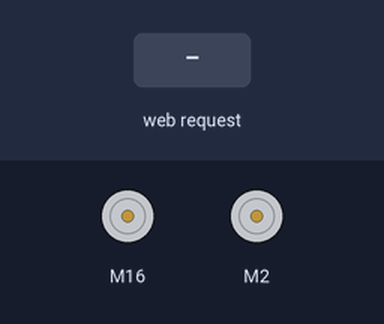
A sketch run on a simulated ESP32. Parts: 2 × DC motor (green arrow = forward, orange = backward, longer = faster). The inputs (shaded band) are chosen by the test bench. WiFi joins after 1.5 s; servers stay silent unless stated; what the sketch prints to the serial monitor is not drawn.

Above: at 3.2 s.
3.3 s: HTTP request GET /joystick?x=1 received
At 3.8 s:
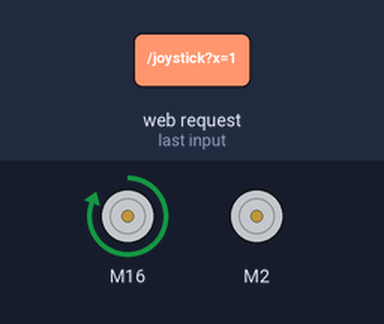
4.8 s: HTTP request GET /joystick?y=1 received
At 6.0 s:
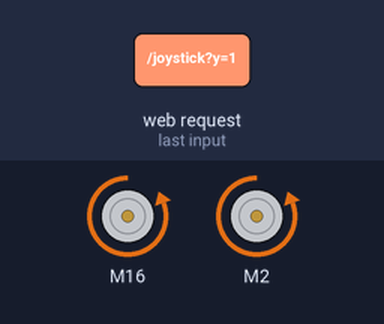
6.3 s: HTTP request GET /joystick?x=1&y=1 received
At 7.3 s:
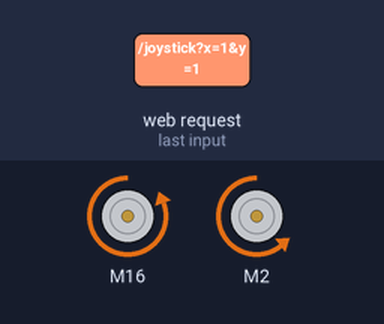
7.8 s: HTTP request GET /joystick received
At 8.4 s:
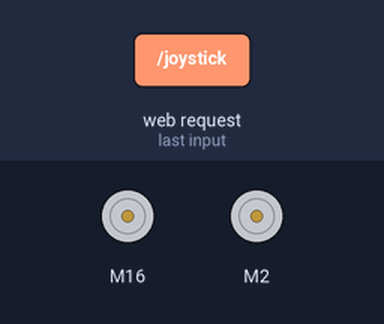
9.3 s: HTTP request GET /joystick?x=120 received
At 9.6 s:
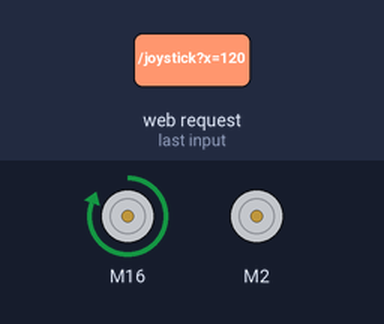
Timing chart, 0 to 11.8 s (numbered marks = the images above; inputs shaded):
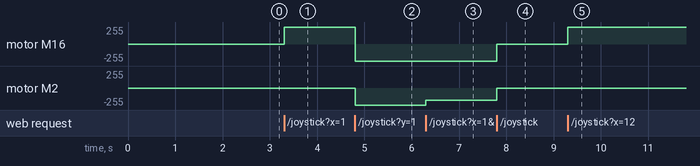

Measured:
- after the input at 3.3 s, motor M16: stopped → forward 255/255 at once
- after the input at 4.8 s, motor M16: forward 255/255 → backward 255/255 at once; motor M2: stopped → backward 255/255 at once
- after the input at 6.3 s, motor M2: backward 255/255 → backward 180/255 at once
- after the input at 7.8 s, motor M16: backward 255/255 → stopped at once; motor M2: backward 180/255 → stopped at once
- after the input at 9.3 s, motor M16: stopped → forward 255/255 at once

The sketch:

Hokey.ino
```cpp
#include <WiFi.h>
#include <WebServer.h>
#include <stdio.h>
#include <math.h>
#include <L298N.h>

// Pinos
#define DO_PWM_M1 16   // Pino do Arduino ligado ao PWM para controle de Velocidade do Motor 1 - Direita
#define DO_DIR_M1 4   // Pino do Arduino ligado ao IN1 para controle de Direção do Motor 1 - Direita
#define DO_PWM_M2 2   // Pino do Arduino ligado ao PWM para controle de Velocidade do Motor 2 - Esquerda
#define DO_DIR_M2 15  // Pino do Arduino ligado ao IN3 para controle de Direção do Motor 2 - Esquerda

// Declaração Motores
L298N M1(DO_PWM_M1, DO_DIR_M1);
L298N M2(DO_PWM_M2, DO_DIR_M2);

const char* ssid = "AP 65 2.4G";
const char* password = "Apf-Irnds24";

WebServer server(80);

// Página HTML com o joystick
const char* html = R"rawliteral(
<!DOCTYPE html>
<html lang="en">
<head>
    <meta charset="UTF-8">
    <meta name="viewport" content="width=device-width, initial-scale=1.0">
    <title>Controle Hokey</title>
    <style>
        :root {
        --size_joystick: 900px;
        --size_stick: 80px;
        }
        body {
            display: flex;
            justify-content: center;
            align-items: center;
            height: calc(100vh - var(--size_joystick)));
            margin: 0;
            background-color: #f0f0f0;
        }
        #joystick {
            margin-top: 20vh;
            width: var(--size_joystick);
            height: var(--size_joystick);
            background-color: #ddd;
            border-radius: 50%;
            position: relative;
            overflow: hidden;
        }
        #stick {
            width: var(--size_stick);
            height: var(--size_stick);
            background-color: #000;
            border-radius: 50%;
            position: absolute;
            align-items: center;
            top: calc(50% - (var(--size_stick) / 2));
            left: calc(50% - (var(--size_stick) / 2));
            transform: translate(-50%, -50%);
            transition: transform 0s;

        }
    </style>
</head>
<body>
    <div id="joystick">
        <div id="stick"></div>
    </div>

    <script>
        const joystick = document.getElementById('joystick');
        const stick = document.getElementById('stick');
        const maxRange = joystick.clientWidth / 2 - stick.clientWidth / 2;

        let originX = joystick.clientWidth / 2;
        let originY = joystick.clientHeight / 2;

        function getDistance(x1, y1, x2, y2) {
            return Math.sqrt((x2 - x1) ** 2 + (y2 - y1) ** 2);
        }

        function onMove(event) {
            let touch = event.touches ? event.touches[0] : event;
            let x = touch.clientX - joystick.getBoundingClientRect().left;
            let y = touch.clientY - joystick.getBoundingClientRect().top;
            let distance = getDistance(originX, originY, x, y);

            if (distance < maxRange) {
                stick.style.transform = `translate(${x - originX}px, ${y - originY}px)`;
            } else {
                let angle = Math.atan2(y - originY, x - originX);
                stick.style.transform = `translate(${maxRange * Math.cos(angle)}px, ${maxRange * Math.sin(angle)}px)`;
            }

            // Envia as coordenadas para o ESP8266 via requisição GET
            let deltaX = (x - originX) / maxRange;
            let deltaY = (y - originY) / maxRange;
            let xhr = new XMLHttpRequest();
            xhr.open("GET", `/joystick?x=${deltaX.toFixed(2)}&y=${deltaY.toFixed(2)}`, true);
            xhr.send();
        }

        function onEnd() {
            stick.style.transform = 'translate(-50%, -50%)';
            let xhr = new XMLHttpRequest();
            xhr.open("GET", `/joystick?x=0&y=0`, true);
            xhr.send();
        }

        joystick.addEventListener('mousedown', onMove);
        joystick.addEventListener('touchstart', onMove);
        document.addEventListener('mousemove', onMove);
        document.addEventListener('touchmove', onMove);
        document.addEventListener('mouseup', onEnd);
        document.addEventListener('touchend', onEnd);
    </script>
</body>
</html>
)rawliteral";

// Configurações de IP fixo
IPAddress local_IP(192, 168, 1, 100);  // Substitua pelo IP desejado
IPAddress gateway(192, 168, 1, 1);     // Substitua pelo gateway da sua rede
IPAddress subnet(255, 255, 255, 0);    // Substitua pela máscara de sub-rede
IPAddress primaryDNS(8, 8, 8, 8);      // Opcional: Servidor DNS primário
IPAddress secondaryDNS(8, 8, 4, 4);    // Opcional: Servidor DNS secundário

//Variáveis Globais
double x, y;

//Funcões
double AjusteCirculoTrigonometrico(double variavel){
  if (variavel > 1.0){
    variavel = 1.0;
  }

  if (variavel < -1.0){
    variavel = -1.0;
  }

  return variavel;
}

void CalculoVelocidadeMotores(double x, double y , double &velocidade_esquerda, double &velocidade_direita){
  double modulo,angulo_radianos,angulo_graus,velocidade_maxima;

  modulo = AjusteCirculoTrigonometrico(sqrt(x * x + y * y));

  velocidade_maxima = modulo * 255.0;

  angulo_radianos = atan2(y, x); // Calcula o ângulo em radianos entre -π e π

  angulo_graus = angulo_radianos * 180 / M_PI; // Converte para graus

  // Se o ângulo em graus for negativo, podemos ajustá-lo para o intervalo de 0 a 360:
  if (angulo_graus < 0) {
    angulo_graus += 360;
  }

  if(angulo_graus < 90 && angulo_graus >= 0){
    velocidade_esquerda = velocidade_maxima;
    velocidade_direita = velocidade_maxima * (sin(angulo_radianos));
  }

  if (angulo_graus >= 90 && angulo_graus < 180) {
    velocidade_esquerda = velocidade_maxima * (sin(angulo_radianos));
    velocidade_direita = velocidade_maxima;
  }

  if(angulo_graus >= 180 && angulo_graus < 270){
    velocidade_esquerda = velocidade_maxima * (sin(angulo_radianos));
    velocidade_direita = -velocidade_maxima;
  }

  if (angulo_graus >= 270 && angulo_graus < 360) {
    velocidade_esquerda = -velocidade_maxima;
    velocidade_direita = velocidade_maxima * (sin(angulo_radianos));
  }
}

void associa_velocidade_motores() {
  double PwmM1,PwmM2;

  CalculoVelocidadeMotores(x,y,PwmM1,PwmM2);

  // Serial.print("M1: ");
  // Serial.print(PwmM1, 4);  // Imprime o valor de x com 4 casas decimais
  // Serial.print(" | M2: ");
  // Serial.println(PwmM2, 4);  // Imprime o valor de y com 4 casas decimais e adiciona uma nova linha

  // Controle do Motor 1 (Direita)
    if (PwmM1 > 0) {
    M1.setSpeed((int)PwmM1);
    M1.forward();
  } else if (PwmM1 < 0) {
    PwmM1 = PwmM1 * (-1);
    M1.setSpeed((int)PwmM1);
    M1.backward();
  } else{
    M1.stop();
  }

  if (PwmM2 > 0) {
    M2.setSpeed((int)PwmM2);
    M2.forward();
  } else if (PwmM2 < 0) {
    PwmM2 = PwmM2 * (-1);
    M2.setSpeed((int)PwmM2);
    M2.backward();
  } else{
    M2.stop();
  }
}

void setup() {
    //Inicia Serial
    Serial.begin(115200);

    // Configurar a CPU para rodar a 240 MHz
    if (setCpuFrequencyMhz(240)) {
        Serial.println("Frequência da CPU definida");
    } else {
        Serial.println("Falha ao definir a frequência da CPU");
    }

    //Configurar IP
    // if (!WiFi.config(local_IP, gateway, subnet, primaryDNS, secondaryDNS)){
    //   Serial.println("Erro ao Configurar o IP");
    // }

    // Conectar ao Wi-Fi
    WiFi.begin(ssid, password);
    Serial.println("Conectando-se ao Wi-Fi: ");
    Serial.print(ssid);

    while (WiFi.status() != WL_CONNECTED) {
        delay(1000);
        Serial.print(".");
    }

    Serial.println(" Conectado!");
    // digitalWrite(LED_BUILTIN, LOW);

    // Exibir o IP atribuído
    Serial.print("Endereço IP: ");
    Serial.println(WiFi.localIP());

    // Iniciar o servidor
    server.on("/", []() {
        server.send(200, "text/html", html);
    });

    server.on("/joystick", []() {
        String xValue = server.arg("x").c_str();
        String yValue = server.arg("y").c_str();
        x = AjusteCirculoTrigonometrico(xValue.toDouble());
        y = -AjusteCirculoTrigonometrico(yValue.toDouble());
        server.send(204); // Resposta sem conteúdo
    });

    server.begin();
    Serial.println("Servidor HTTP iniciado");
}

void loop() {
  //Servidor HTTP
  server.handleClient();

  //Associação da Velocidade dos Motores
  associa_velocidade_motores();

  // yield();
}
```
